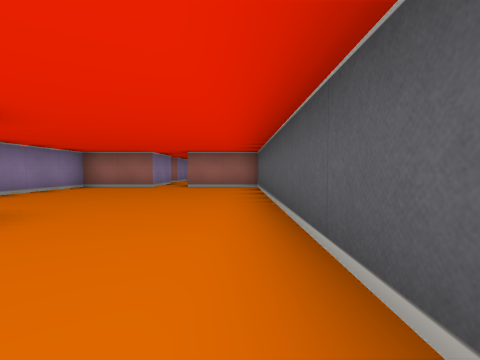
[1] (above)

15 first-person views from a walk through a cub3D ray-caster map. The camera is about half as high as the walls, tilts 2° down and sees 85° across. The floor is counted in squares. Each view is taken from the middle of a square. On the plan, view 1 faces up. The plan holds only what a view shows up to about 9 squares ahead; the rest is blank.

[2]
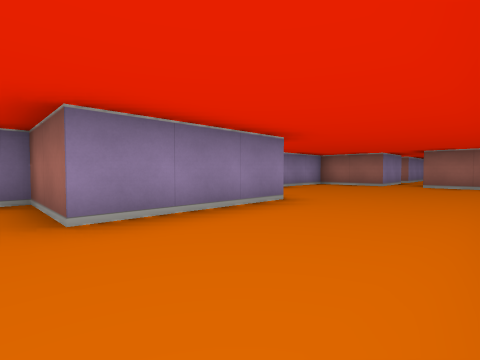

[3]
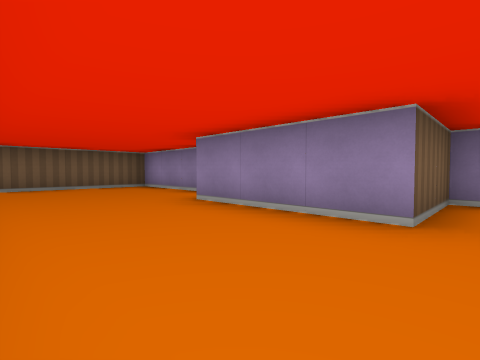

[4]
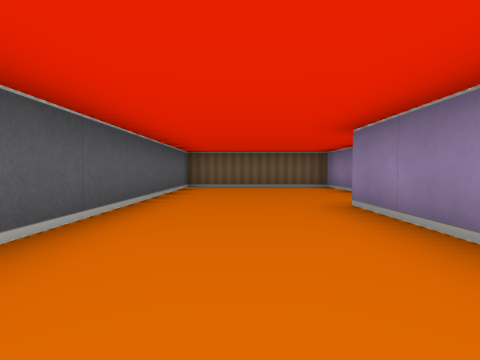

[5]
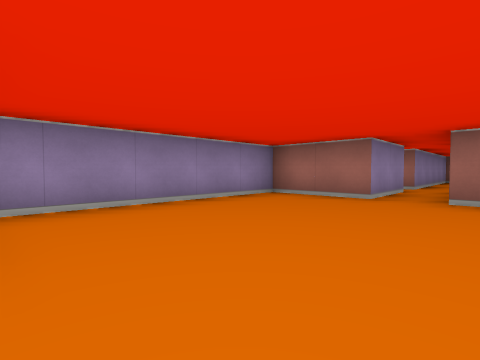

[6]
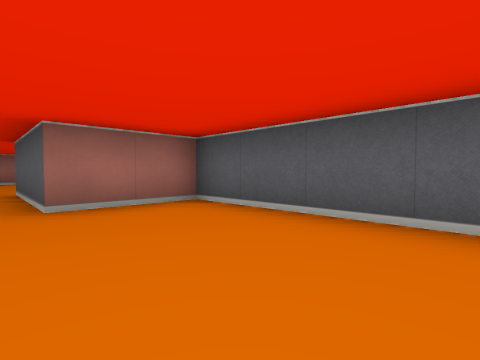

[7]
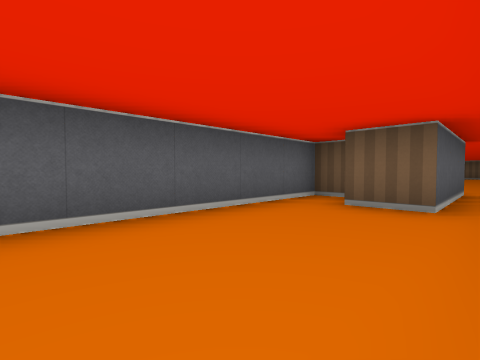

[8]
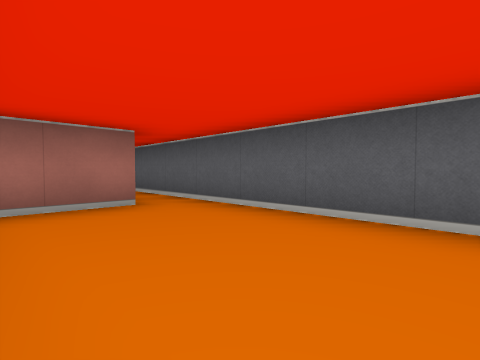

[9]
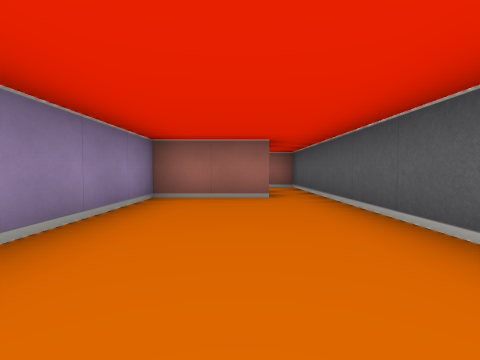

[10]
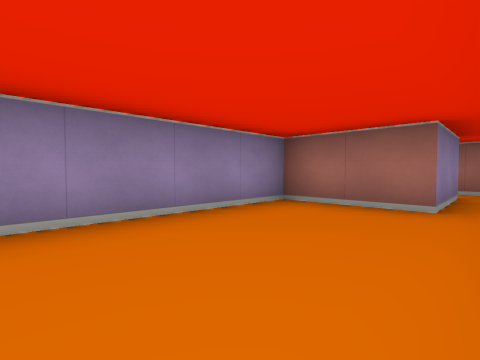

[11]
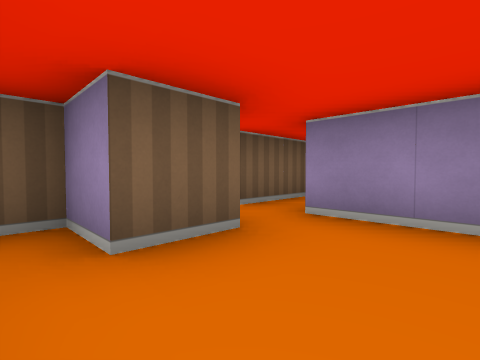

[12]
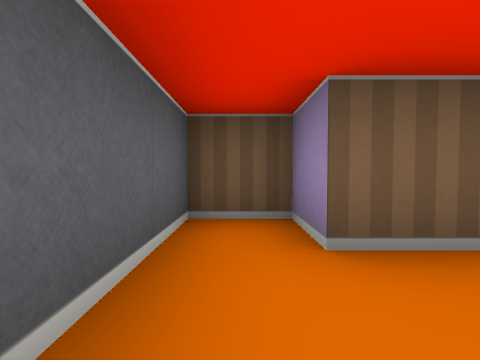

[13]
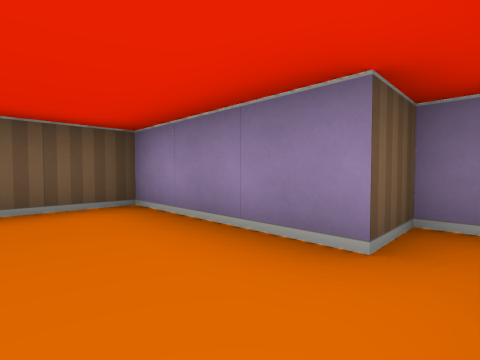

[14]
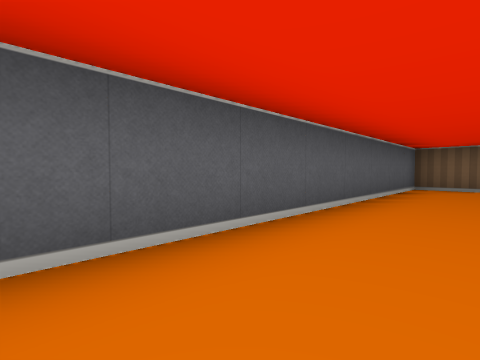

[15]
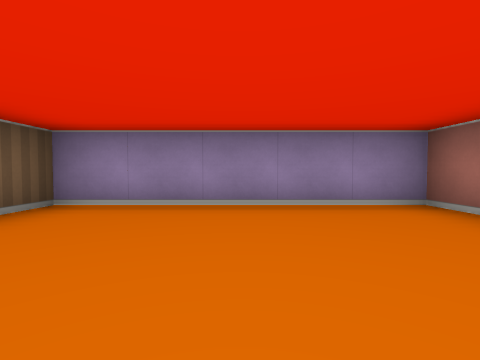

### Floor plan
Points are (right, up) in squares from view 1. A wall is a line through its corners. A room is listed if a view was taken in it or the views show most of it. See-through windows are left out.
Room 1 (views 1, 2, 3, 4, 5, 6, 13, 14, 15)
walls: (-2.5, 7.5) (-4.5, 7.5) (-4.5, 2.5) (-2.5, 2.5) (-2.5, -0.5) (-4.5, -0.5) (-4.5, -1.5) (-3.5, -1.5) (-3.5, -4.5) (0.5, -4.5) (0.5, 7.5) (-1.5, 7.5)
ways out: opening at (-2, 8.5) to room 2
Room 2 (views 7, 8, 9, 10, 11, 12)
walls: (-0.5, 17.5) (-0.5, 15.5) (-2.5, 15.5) (-2.5, 10.5); (-4.2, 9.5) (-2.5, 9.5) (-2.5, 7.5); (-1.5, 7.5) (-1.5, 10.5) (-0.5, 10.5) (-0.5, 9.5) (0.5, 9.5) (0.5, 17.5)
ways out: opening at (-2, 8.5) to room 1; opening at (-3, 10); opening at (0, 16.5)

Positions as (right, up) in squares from view 1, and headings:
1: (0, 0), facing up
2: (0, -1), facing up-left
3: (0, 3), facing down-left
4: (-1, 3), facing down
5: (-1, 3), facing up-left
6: (-2, 4), facing up-right
7: (-2, 14), facing down-right
8: (-2, 12), facing up-right
9: (-1, 11), facing up
10: (0, 12), facing up-left
11: (0, 12), facing down-left
12: (0, 12), facing down
13: (-2, -1), facing down-left
14: (-1, 3), facing down-right
15: (-1, 5), facing left
